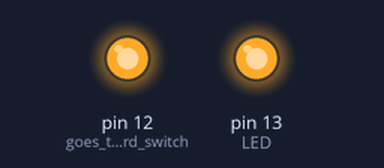
Simulated run of this sketch. Board: Arduino Uno, built with avr-gcc and run on an emulated ATmega328P. Parts: output pins drawn as LEDs (lit = HIGH).

Above: at 0.5 s.
At 3.5 s:
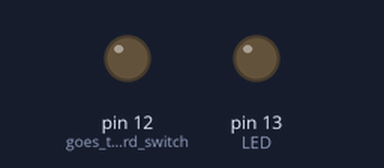
Timing chart, 0 to 7.8 s (numbered marks = the images above):
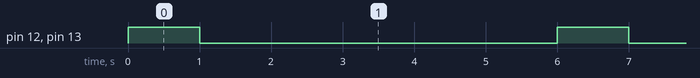

Measured:
- by itself, pin 12 (goes_to_bird_switch), pin 13 (LED): alternates HIGH for 1.0 s and LOW for 5.0 s

The sketch:

chirper.ino
```cpp
/*
  Tweetie
  makes bird chirp ever other second

  modified 25 Apr 2016
  by Amy Wibowo
 */

// the setup function runs once when you press reset or power the board
void setup() {
  // initialize output pins
  pinMode(12, OUTPUT); //goes to bird switch
  pinMode(13, OUTPUT); //LED
}

// the loop function runs over and over again forever
void loop() {
  digitalWrite(12, HIGH);
  // send on signal to the bird switch
  digitalWrite(13, HIGH);
  // turn the LED on for debug
  delay(1000); // wait for 1 seconds

  digitalWrite(12, LOW);
  // send off signal to the bird switch
  digitalWrite(13, LOW);
  // turn the LED off
  delay(5000); // wait for 5 seconds
}
```
